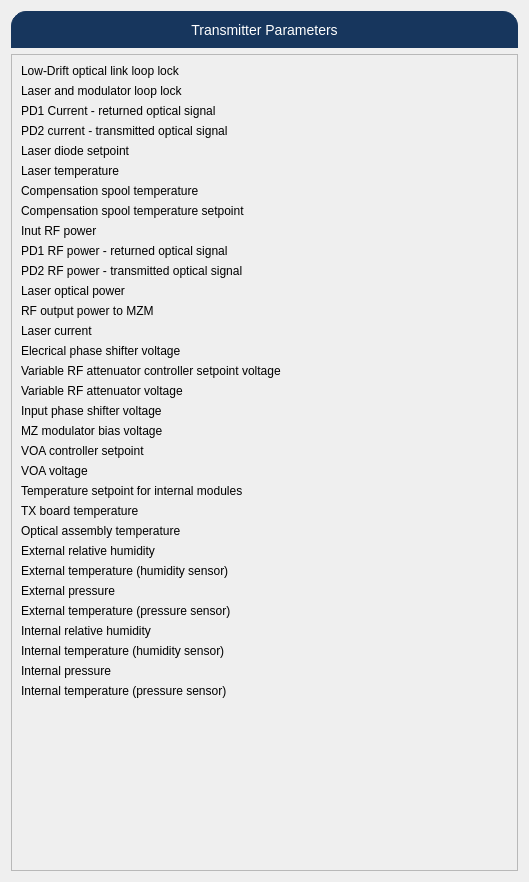
<?xml version="1.0" encoding="UTF-8"?>
<ui version="4.0">
 <class>Form</class>
 <widget class="QWidget" name="Form">
  <property name="geometry">
   <rect>
    <x>0</x>
    <y>0</y>
    <width>529</width>
    <height>882</height>
   </rect>
  </property>
  <property name="windowTitle">
   <string>Form</string>
  </property>
  <layout class="QVBoxLayout" name="verticalLayout_2">
   <item>
    <layout class="QVBoxLayout" name="verticalLayout">
     <item>
      <widget class="PyDMLabel" name="PyDMLabel">
       <property name="toolTip">
        <string/>
       </property>
       <property name="styleSheet">
        <string notr="true">QLabel {
 qproperty-alignment: AlignCenter;
 border: 1px solid #FF17365D;
 border-top-left-radius: 15px;
 border-top-right-radius: 15px;
 background-color: #FF17365D;
 padding: 5px 0px;
 color: rgb(255, 255, 255);
 max-height: 25px;
 font-size: 14px;
}</string>
       </property>
       <property name="text">
        <string>Transmitter Parameters</string>
       </property>
       <property name="alignment">
        <set>Qt::AlignCenter</set>
       </property>
      </widget>
     </item>
     <item>
      <widget class="PyDMFrame" name="PyDMFrame">
       <property name="toolTip">
        <string/>
       </property>
       <property name="styleSheet">
        <string notr="true">QFrame#frame{
     border: 1px solid #FF17365D;
     border-bottom-left-radius: 15px;
     border-bottom-right-radius: 15px;
}</string>
       </property>
       <property name="frameShape">
        <enum>QFrame::StyledPanel</enum>
       </property>
       <property name="frameShadow">
        <enum>QFrame::Raised</enum>
       </property>
       <layout class="QVBoxLayout" name="verticalLayout_3">
        <item>
         <layout class="QFormLayout" name="formLayout">
          <item row="0" column="0">
           <widget class="PyDMLabel" name="PyDMLabel_2">
            <property name="toolTip">
             <string/>
            </property>
            <property name="text">
             <string>Low-Drift optical link loop lock</string>
            </property>
           </widget>
          </item>
          <item row="0" column="1">
           <widget class="PyDMLabel" name="PyDMLabel_31">
            <property name="toolTip">
             <string/>
            </property>
            <property name="showUnits" stdset="0">
             <bool>true</bool>
            </property>
            <property name="channel" stdset="0">
             <string>ca://{prefix}:TX_PC1.RBV</string>
            </property>
           </widget>
          </item>
          <item row="1" column="0">
           <widget class="PyDMLabel" name="PyDMLabel_3">
            <property name="toolTip">
             <string/>
            </property>
            <property name="text">
             <string>Laser and modulator loop lock</string>
            </property>
           </widget>
          </item>
          <item row="1" column="1">
           <widget class="PyDMLabel" name="PyDMLabel_32">
            <property name="toolTip">
             <string/>
            </property>
            <property name="showUnits" stdset="0">
             <bool>true</bool>
            </property>
            <property name="channel" stdset="0">
             <string>ca://{prefix}:01:TX_PC2.RBV</string>
            </property>
           </widget>
          </item>
          <item row="2" column="0">
           <widget class="PyDMLabel" name="PyDMLabel_4">
            <property name="toolTip">
             <string/>
            </property>
            <property name="text">
             <string>PD1 Current - returned optical signal</string>
            </property>
           </widget>
          </item>
          <item row="2" column="1">
           <widget class="PyDMLabel" name="PyDMLabel_33">
            <property name="toolTip">
             <string/>
            </property>
            <property name="showUnits" stdset="0">
             <bool>true</bool>
            </property>
            <property name="channel" stdset="0">
             <string>ca://{prefix}:TX_PD1_I.RBV</string>
            </property>
           </widget>
          </item>
          <item row="3" column="0">
           <widget class="PyDMLabel" name="PyDMLabel_5">
            <property name="toolTip">
             <string/>
            </property>
            <property name="text">
             <string>PD2 current - transmitted optical signal</string>
            </property>
           </widget>
          </item>
          <item row="3" column="1">
           <widget class="PyDMLabel" name="PyDMLabel_34">
            <property name="toolTip">
             <string/>
            </property>
            <property name="showUnits" stdset="0">
             <bool>true</bool>
            </property>
            <property name="channel" stdset="0">
             <string>ca://{prefix}:TX_PD2_I.RBV</string>
            </property>
           </widget>
          </item>
          <item row="4" column="0">
           <widget class="PyDMLabel" name="PyDMLabel_6">
            <property name="toolTip">
             <string/>
            </property>
            <property name="text">
             <string>Laser diode setpoint</string>
            </property>
           </widget>
          </item>
          <item row="4" column="1">
           <widget class="PyDMLabel" name="PyDMLabel_35">
            <property name="toolTip">
             <string/>
            </property>
            <property name="showUnits" stdset="0">
             <bool>true</bool>
            </property>
            <property name="channel" stdset="0">
             <string>ca://{prefix}:TX_LD_S.RBV</string>
            </property>
           </widget>
          </item>
          <item row="5" column="0">
           <widget class="PyDMLabel" name="PyDMLabel_7">
            <property name="toolTip">
             <string/>
            </property>
            <property name="text">
             <string>Laser temperature</string>
            </property>
           </widget>
          </item>
          <item row="5" column="1">
           <widget class="PyDMLabel" name="PyDMLabel_36">
            <property name="toolTip">
             <string/>
            </property>
            <property name="showUnits" stdset="0">
             <bool>true</bool>
            </property>
            <property name="channel" stdset="0">
             <string>ca://{prefix}:TX_LAS_T.RBV</string>
            </property>
           </widget>
          </item>
          <item row="6" column="0">
           <widget class="PyDMLabel" name="PyDMLabel_10">
            <property name="toolTip">
             <string/>
            </property>
            <property name="text">
             <string>Compensation spool temperature</string>
            </property>
           </widget>
          </item>
          <item row="6" column="1">
           <widget class="PyDMLabel" name="PyDMLabel_37">
            <property name="toolTip">
             <string/>
            </property>
            <property name="showUnits" stdset="0">
             <bool>true</bool>
            </property>
            <property name="channel" stdset="0">
             <string>ca://{prefix}:TX_SPL_T.RBV</string>
            </property>
           </widget>
          </item>
          <item row="7" column="0">
           <widget class="PyDMLabel" name="PyDMLabel_11">
            <property name="toolTip">
             <string/>
            </property>
            <property name="text">
             <string>Compensation spool temperature setpoint</string>
            </property>
           </widget>
          </item>
          <item row="7" column="1">
           <widget class="PyDMLabel" name="PyDMLabel_38">
            <property name="toolTip">
             <string/>
            </property>
            <property name="showUnits" stdset="0">
             <bool>true</bool>
            </property>
            <property name="channel" stdset="0">
             <string>ca://{prefix}:TX_SPL_S.RBV</string>
            </property>
           </widget>
          </item>
          <item row="8" column="0">
           <widget class="PyDMLabel" name="PyDMLabel_12">
            <property name="toolTip">
             <string/>
            </property>
            <property name="text">
             <string>Inut RF power</string>
            </property>
           </widget>
          </item>
          <item row="8" column="1">
           <widget class="PyDMLabel" name="PyDMLabel_39">
            <property name="toolTip">
             <string/>
            </property>
            <property name="showUnits" stdset="0">
             <bool>true</bool>
            </property>
            <property name="channel" stdset="0">
             <string>ca://{prefix}1:TX_RFIN.RBV</string>
            </property>
           </widget>
          </item>
          <item row="9" column="0">
           <widget class="PyDMLabel" name="PyDMLabel_13">
            <property name="toolTip">
             <string/>
            </property>
            <property name="text">
             <string>PD1 RF power - returned optical signal</string>
            </property>
           </widget>
          </item>
          <item row="10" column="0">
           <widget class="PyDMLabel" name="PyDMLabel_14">
            <property name="toolTip">
             <string/>
            </property>
            <property name="text">
             <string>PD2 RF power - transmitted optical signal</string>
            </property>
           </widget>
          </item>
          <item row="10" column="1">
           <widget class="PyDMLabel" name="PyDMLabel_42">
            <property name="toolTip">
             <string/>
            </property>
            <property name="showUnits" stdset="0">
             <bool>true</bool>
            </property>
            <property name="channel" stdset="0">
             <string>ca://{prefix}:TX_PD2_RF.RBV</string>
            </property>
           </widget>
          </item>
          <item row="11" column="0">
           <widget class="PyDMLabel" name="PyDMLabel_15">
            <property name="toolTip">
             <string/>
            </property>
            <property name="text">
             <string>Laser optical power</string>
            </property>
           </widget>
          </item>
          <item row="11" column="1">
           <widget class="PyDMLabel" name="PyDMLabel_43">
            <property name="toolTip">
             <string/>
            </property>
            <property name="showUnits" stdset="0">
             <bool>true</bool>
            </property>
            <property name="channel" stdset="0">
             <string>ca://{prefix}:TX_LAS_P.RBV</string>
            </property>
           </widget>
          </item>
          <item row="12" column="0">
           <widget class="PyDMLabel" name="PyDMLabel_16">
            <property name="toolTip">
             <string/>
            </property>
            <property name="text">
             <string>RF output power to MZM</string>
            </property>
           </widget>
          </item>
          <item row="12" column="1">
           <widget class="PyDMLabel" name="PyDMLabel_41">
            <property name="toolTip">
             <string/>
            </property>
            <property name="showUnits" stdset="0">
             <bool>true</bool>
            </property>
            <property name="channel" stdset="0">
             <string>ca://{prefix}:TX_RFO.RBV</string>
            </property>
           </widget>
          </item>
          <item row="13" column="0">
           <widget class="PyDMLabel" name="PyDMLabel_17">
            <property name="toolTip">
             <string/>
            </property>
            <property name="text">
             <string>Laser current</string>
            </property>
           </widget>
          </item>
          <item row="13" column="1">
           <widget class="PyDMLabel" name="PyDMLabel_44">
            <property name="toolTip">
             <string/>
            </property>
            <property name="showUnits" stdset="0">
             <bool>true</bool>
            </property>
            <property name="channel" stdset="0">
             <string>ca://{prefix}:TX_LAS_I.RBV</string>
            </property>
           </widget>
          </item>
          <item row="14" column="0">
           <widget class="PyDMLabel" name="PyDMLabel_18">
            <property name="toolTip">
             <string/>
            </property>
            <property name="text">
             <string>Elecrical phase shifter voltage</string>
            </property>
           </widget>
          </item>
          <item row="14" column="1">
           <widget class="PyDMLabel" name="PyDMLabel_45">
            <property name="toolTip">
             <string/>
            </property>
            <property name="showUnits" stdset="0">
             <bool>true</bool>
            </property>
            <property name="channel" stdset="0">
             <string>ca://{prefix}:TX_PS_V.RBV</string>
            </property>
           </widget>
          </item>
          <item row="15" column="0">
           <widget class="PyDMLabel" name="PyDMLabel_8">
            <property name="toolTip">
             <string/>
            </property>
            <property name="text">
             <string>Variable RF attenuator controller setpoint voltage</string>
            </property>
           </widget>
          </item>
          <item row="15" column="1">
           <widget class="PyDMLabel" name="PyDMLabel_46">
            <property name="toolTip">
             <string/>
            </property>
            <property name="showUnits" stdset="0">
             <bool>true</bool>
            </property>
            <property name="channel" stdset="0">
             <string>ca://{prefix}:TX_ATTS_V.RBV</string>
            </property>
           </widget>
          </item>
          <item row="16" column="0">
           <widget class="PyDMLabel" name="PyDMLabel_9">
            <property name="toolTip">
             <string/>
            </property>
            <property name="text">
             <string>Variable RF attenuator voltage</string>
            </property>
           </widget>
          </item>
          <item row="16" column="1">
           <widget class="PyDMLabel" name="PyDMLabel_47">
            <property name="toolTip">
             <string/>
            </property>
            <property name="showUnits" stdset="0">
             <bool>true</bool>
            </property>
            <property name="channel" stdset="0">
             <string>ca://{prefix}:TX_ATT_V.RBV</string>
            </property>
           </widget>
          </item>
          <item row="17" column="0">
           <widget class="PyDMLabel" name="PyDMLabel_19">
            <property name="toolTip">
             <string/>
            </property>
            <property name="text">
             <string>Input phase shifter voltage</string>
            </property>
           </widget>
          </item>
          <item row="17" column="1">
           <widget class="PyDMLabel" name="PyDMLabel_48">
            <property name="toolTip">
             <string/>
            </property>
            <property name="showUnits" stdset="0">
             <bool>true</bool>
            </property>
            <property name="channel" stdset="0">
             <string>ca://{prefix}:TX_PSI_V.RBV</string>
            </property>
           </widget>
          </item>
          <item row="18" column="0">
           <widget class="PyDMLabel" name="PyDMLabel_20">
            <property name="toolTip">
             <string/>
            </property>
            <property name="text">
             <string>MZ modulator bias voltage</string>
            </property>
           </widget>
          </item>
          <item row="18" column="1">
           <widget class="PyDMLabel" name="PyDMLabel_49">
            <property name="toolTip">
             <string/>
            </property>
            <property name="showUnits" stdset="0">
             <bool>true</bool>
            </property>
            <property name="channel" stdset="0">
             <string>ca://{prefix}:TX_MZM_V.RBV</string>
            </property>
           </widget>
          </item>
          <item row="19" column="0">
           <widget class="PyDMLabel" name="PyDMLabel_21">
            <property name="toolTip">
             <string/>
            </property>
            <property name="text">
             <string>VOA controller setpoint</string>
            </property>
           </widget>
          </item>
          <item row="19" column="1">
           <widget class="PyDMLabel" name="PyDMLabel_50">
            <property name="toolTip">
             <string/>
            </property>
            <property name="showUnits" stdset="0">
             <bool>true</bool>
            </property>
            <property name="channel" stdset="0">
             <string>ca://{prefix}:TX_VOA_S.RBV</string>
            </property>
           </widget>
          </item>
          <item row="20" column="0">
           <widget class="PyDMLabel" name="PyDMLabel_22">
            <property name="toolTip">
             <string/>
            </property>
            <property name="text">
             <string>VOA voltage</string>
            </property>
           </widget>
          </item>
          <item row="20" column="1">
           <widget class="PyDMLabel" name="PyDMLabel_51">
            <property name="toolTip">
             <string/>
            </property>
            <property name="showUnits" stdset="0">
             <bool>true</bool>
            </property>
            <property name="channel" stdset="0">
             <string>ca://{prefix}:TX_VOA_V.RBV</string>
            </property>
           </widget>
          </item>
          <item row="21" column="0">
           <widget class="PyDMLabel" name="PyDMLabel_23">
            <property name="toolTip">
             <string/>
            </property>
            <property name="text">
             <string>Temperature setpoint for internal modules</string>
            </property>
           </widget>
          </item>
          <item row="21" column="1">
           <widget class="PyDMLabel" name="PyDMLabel_52">
            <property name="toolTip">
             <string/>
            </property>
            <property name="showUnits" stdset="0">
             <bool>true</bool>
            </property>
            <property name="alarmSensitiveBorder" stdset="0">
             <bool>true</bool>
            </property>
            <property name="channel" stdset="0">
             <string>ca://{prefix}:TX_STP_T.RBV</string>
            </property>
           </widget>
          </item>
          <item row="22" column="0">
           <widget class="PyDMLabel" name="PyDMLabel_24">
            <property name="toolTip">
             <string/>
            </property>
            <property name="text">
             <string>TX board temperature</string>
            </property>
           </widget>
          </item>
          <item row="22" column="1">
           <widget class="PyDMLabel" name="PyDMLabel_53">
            <property name="toolTip">
             <string/>
            </property>
            <property name="showUnits" stdset="0">
             <bool>true</bool>
            </property>
            <property name="channel" stdset="0">
             <string>ca://{prefix}:01:TX_T.RBV</string>
            </property>
           </widget>
          </item>
          <item row="23" column="0">
           <widget class="PyDMLabel" name="PyDMLabel_25">
            <property name="toolTip">
             <string/>
            </property>
            <property name="text">
             <string>Optical assembly temperature</string>
            </property>
           </widget>
          </item>
          <item row="23" column="1">
           <widget class="PyDMLabel" name="PyDMLabel_54">
            <property name="toolTip">
             <string/>
            </property>
            <property name="showUnits" stdset="0">
             <bool>true</bool>
            </property>
            <property name="channel" stdset="0">
             <string>ca://{prefix}:TX_OPT_T.RBV</string>
            </property>
           </widget>
          </item>
          <item row="24" column="0">
           <widget class="PyDMLabel" name="PyDMLabel_26">
            <property name="toolTip">
             <string/>
            </property>
            <property name="text">
             <string>External relative humidity</string>
            </property>
           </widget>
          </item>
          <item row="24" column="1">
           <widget class="PyDMLabel" name="PyDMLabel_55">
            <property name="toolTip">
             <string/>
            </property>
            <property name="showUnits" stdset="0">
             <bool>true</bool>
            </property>
            <property name="channel" stdset="0">
             <string>ca://{prefix}:TX_EXT_H.RBV</string>
            </property>
           </widget>
          </item>
          <item row="25" column="0">
           <widget class="PyDMLabel" name="PyDMLabel_27">
            <property name="toolTip">
             <string/>
            </property>
            <property name="text">
             <string>External temperature (humidity sensor)</string>
            </property>
           </widget>
          </item>
          <item row="25" column="1">
           <widget class="PyDMLabel" name="PyDMLabel_56">
            <property name="toolTip">
             <string/>
            </property>
            <property name="showUnits" stdset="0">
             <bool>true</bool>
            </property>
            <property name="channel" stdset="0">
             <string>ca://{prefix}:TX_EXTH_T.RBV</string>
            </property>
           </widget>
          </item>
          <item row="26" column="0">
           <widget class="PyDMLabel" name="PyDMLabel_28">
            <property name="toolTip">
             <string/>
            </property>
            <property name="text">
             <string>External pressure</string>
            </property>
           </widget>
          </item>
          <item row="26" column="1">
           <widget class="PyDMLabel" name="PyDMLabel_57">
            <property name="toolTip">
             <string/>
            </property>
            <property name="showUnits" stdset="0">
             <bool>true</bool>
            </property>
            <property name="channel" stdset="0">
             <string>ca://{prefix}:TX_EXT_P.RBV</string>
            </property>
           </widget>
          </item>
          <item row="27" column="0">
           <widget class="PyDMLabel" name="PyDMLabel_29">
            <property name="toolTip">
             <string/>
            </property>
            <property name="text">
             <string>External temperature (pressure sensor)</string>
            </property>
           </widget>
          </item>
          <item row="27" column="1">
           <widget class="PyDMLabel" name="PyDMLabel_58">
            <property name="toolTip">
             <string/>
            </property>
            <property name="showUnits" stdset="0">
             <bool>true</bool>
            </property>
            <property name="channel" stdset="0">
             <string>ca://{prefix}:01:TX_EXTP_T.RBV</string>
            </property>
           </widget>
          </item>
          <item row="28" column="0">
           <widget class="PyDMLabel" name="PyDMLabel_30">
            <property name="toolTip">
             <string/>
            </property>
            <property name="text">
             <string>Internal relative humidity</string>
            </property>
           </widget>
          </item>
          <item row="28" column="1">
           <widget class="PyDMLabel" name="PyDMLabel_59">
            <property name="toolTip">
             <string/>
            </property>
            <property name="showUnits" stdset="0">
             <bool>true</bool>
            </property>
            <property name="channel" stdset="0">
             <string>ca://{prefix}:TX_INT_H.RBV</string>
            </property>
           </widget>
          </item>
          <item row="29" column="0">
           <widget class="PyDMLabel" name="PyDMLabel_60">
            <property name="toolTip">
             <string/>
            </property>
            <property name="text">
             <string>Internal temperature (humidity sensor)</string>
            </property>
           </widget>
          </item>
          <item row="29" column="1">
           <widget class="PyDMLabel" name="PyDMLabel_63">
            <property name="toolTip">
             <string/>
            </property>
            <property name="showUnits" stdset="0">
             <bool>true</bool>
            </property>
            <property name="channel" stdset="0">
             <string>ca://{prefix}:TX_INTH_T.RBV</string>
            </property>
           </widget>
          </item>
          <item row="30" column="0">
           <widget class="PyDMLabel" name="PyDMLabel_61">
            <property name="toolTip">
             <string/>
            </property>
            <property name="text">
             <string>Internal pressure</string>
            </property>
           </widget>
          </item>
          <item row="30" column="1">
           <widget class="PyDMLabel" name="PyDMLabel_64">
            <property name="toolTip">
             <string/>
            </property>
            <property name="showUnits" stdset="0">
             <bool>true</bool>
            </property>
            <property name="channel" stdset="0">
             <string>ca://{prefix}:TX_INT_P.RBV</string>
            </property>
           </widget>
          </item>
          <item row="31" column="0">
           <widget class="PyDMLabel" name="PyDMLabel_62">
            <property name="toolTip">
             <string/>
            </property>
            <property name="text">
             <string>Internal temperature (pressure sensor)</string>
            </property>
           </widget>
          </item>
          <item row="31" column="1">
           <widget class="PyDMLabel" name="PyDMLabel_65">
            <property name="toolTip">
             <string/>
            </property>
            <property name="showUnits" stdset="0">
             <bool>true</bool>
            </property>
            <property name="channel" stdset="0">
             <string>ca://{prefix}:TX_INTP_T.RBV</string>
            </property>
           </widget>
          </item>
          <item row="9" column="1">
           <widget class="PyDMLabel" name="PyDMLabel_40">
            <property name="toolTip">
             <string/>
            </property>
            <property name="showUnits" stdset="0">
             <bool>true</bool>
            </property>
            <property name="channel" stdset="0">
             <string>ca://{prefix}:TX_PD1_RF.RBV</string>
            </property>
           </widget>
          </item>
         </layout>
        </item>
       </layout>
      </widget>
     </item>
    </layout>
   </item>
  </layout>
 </widget>
 <customwidgets>
  <customwidget>
   <class>PyDMLabel</class>
   <extends>QLabel</extends>
   <header>pydm.widgets.label</header>
  </customwidget>
  <customwidget>
   <class>PyDMFrame</class>
   <extends>QFrame</extends>
   <header>pydm.widgets.frame</header>
   <container>1</container>
  </customwidget>
 </customwidgets>
 <resources/>
 <connections/>
</ui>
